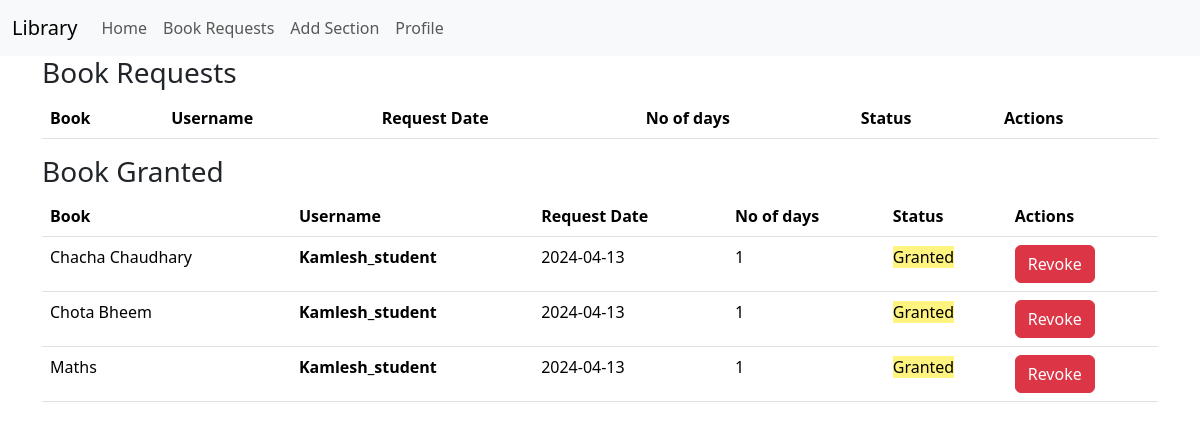
Before: /see_requests (signed in) with the older database file.
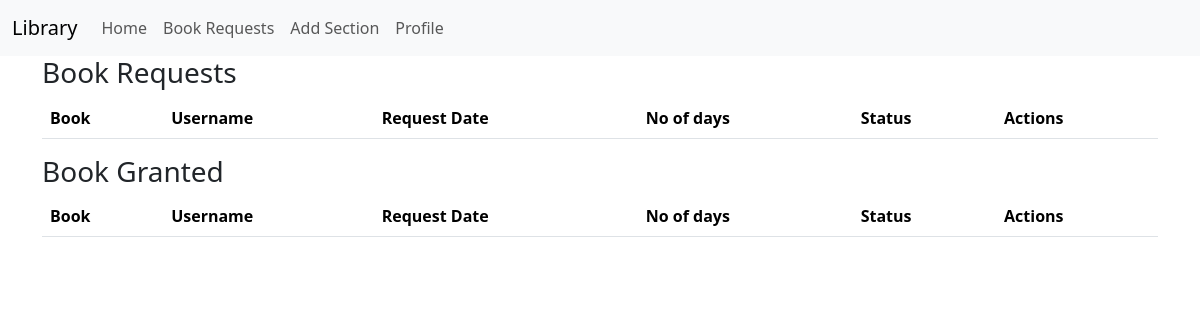
After: the same page with the newer database file.
### models.py (models this page shows)
class BookRequest(db.Model):
    id = db.Column(db.Integer, primary_key=True)
    user_id = db.Column(db.Integer, db.ForeignKey('user.id'), nullable=False)
    book_id = db.Column(db.Integer, db.ForeignKey('book.id'), nullable=False)
    request_date = db.Column(db.DateTime,default=datetime.utcnow)
    requested_day=db.Column(db.Integer)
    status=db.Column(db.String(30),default='Pending')
    issued_date = db.Column(db.DateTime)
    access_expiry = db.Column(db.DateTime)
    user = db.relationship('User', backref='bookrequest', lazy=True)

class Book(db.Model):
    id = db.Column(db.Integer, primary_key=True)
    name = db.Column(db.String(64), nullable=False)
    content = db.Column(db.Text)
    authors = db.Column(db.String(255))
    book_upload_date = db.Column(db.Date,default=datetime.utcnow)
    book_rating = db.Column(db.Float)
    section_id = db.Column(db.Integer, db.ForeignKey('section.id'), nullable=False)
    bookrequest = db.relationship('BookRequest', backref='book', lazy=True, cascade='all, delete-orphan')
    feedback_records = db.relationship('Feedback', backref='', lazy=True, cascade='all, delete-orphan')

class User(db.Model):
    id = db.Column(db.Integer, primary_key=True)
    username = db.Column(db.String(32), unique=True, nullable=False)
    passhash = db.Column(db.String(256), nullable=False)
    name = db.Column(db.String(64), nullable=False)
    is_librarian = db.Column(db.Boolean, nullable=False, default=False)

### routes.py (the view)
@app.route('/see_requests')
@librarian_required
def see_requests():
    requests = BookRequest.query.all()
    user_id = session.get('user_id')
    user = User.query.get(user_id)
    return render_template('see_req.html', requests=requests ,user = user)

### routes.py (called while the page is built)
def librarian_required(func):
    @wraps(func)
    def inner(*args, **kwargs):
        if 'user_id' not in session:
            flash('Please login to continue')
            return redirect(url_for('login'))
        user = User.query.get(session['user_id'])
        if not user.is_librarian:
            flash('You are not authorized to access this page')
            return redirect(url_for('index'))
        return func(*args, **kwargs)
    return inner

### templates/see_req.html (shortened to what this page needs)
{% extends 'layout.html' %}
{% block content %}
<h3>Book Requests</h3>
<table class="table">
    <thead>
        <tr>
            <th>Book</th>
            <th>Username</th>
            <th>Request Date</th>
            <th>No of days</th>
            <th>Status</th>
            <th>Actions</th>
        </tr>
    </thead>
</table>
<h3>Book Granted</h3>
<table class="table">
    <thead>
        <tr>
            <th>Book</th>
            <th>Username</th>
            <th>Request Date</th>
            <th>No of days</th>
            <th>Status</th>
            <th>Actions</th>
        </tr>
    </thead>
    <tbody>
        {% for request in requests %}
        {% if request.status == 'Granted' %}
        <tr>
            <td>{{ request.book.name }}</td>
            <th>{{request.user.username}}</th>
            <td>{{ request.issued_date.strftime('%Y-%m-%d')}}</td>
            <td>{{ request.requested_day }}</td>
            <td>
                <span style="background-color: rgb(255, 244, 127);">{{request.status}}</span></td>
            <td>
                <div class="btn-group">
                    <form action="{{ url_for('process_request', request_id=request.id, action='reject') }}" method="post">
                        <button type="submit" class="btn btn-danger">Revoke</button>
                    </form>
                </div>
            </td>
        </tr>
        {% endif %}
        {% endfor %}
    </tbody>
</table>
{% endblock %}

Changed rows visible on the page:
removed BookRequest: book.name "Chacha Chaudhary", user.username "Kamlesh_student", issued_date "2024-04-13", requested_day "1", status "Granted"
removed BookRequest: book.name "Chota Bheem", user.username "Kamlesh_student", issued_date "2024-04-13", requested_day "1", status "Granted"
removed BookRequest: book.name "Maths", user.username "Kamlesh_student", issued_date "2024-04-13", requested_day "1", status "Granted"
